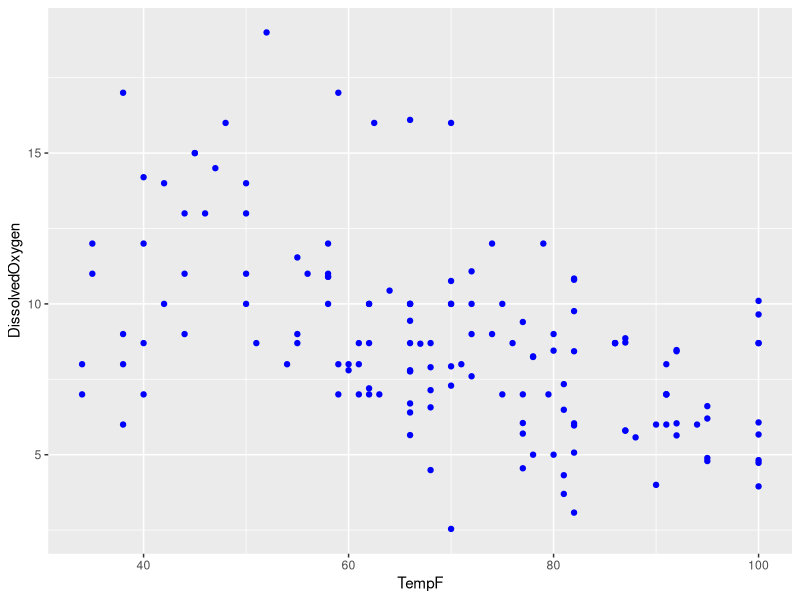
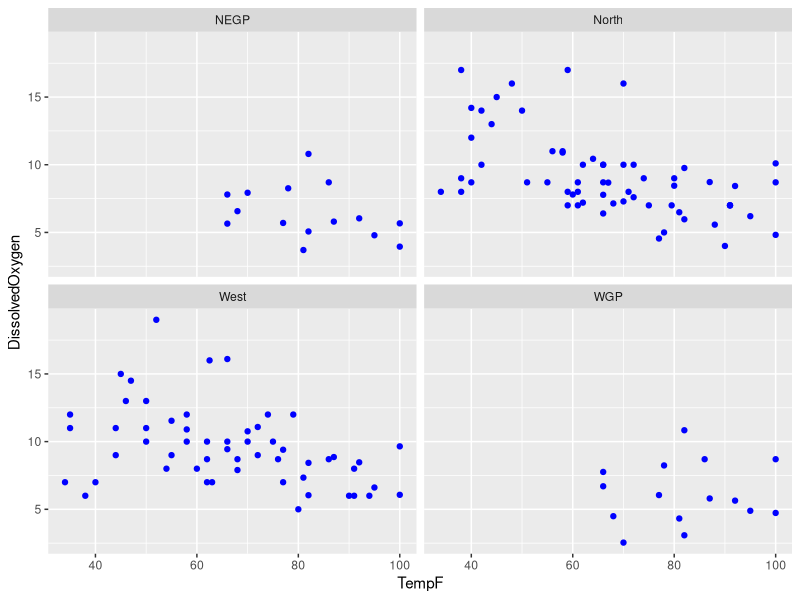
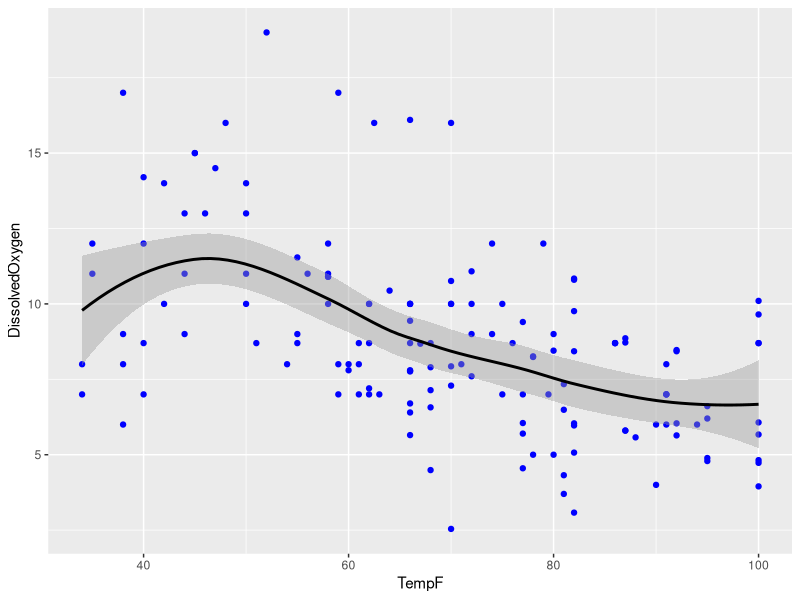
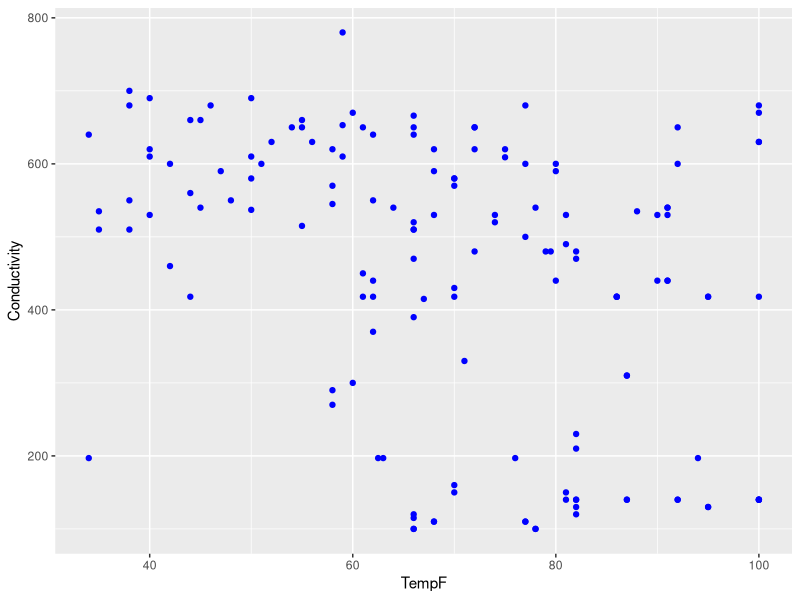
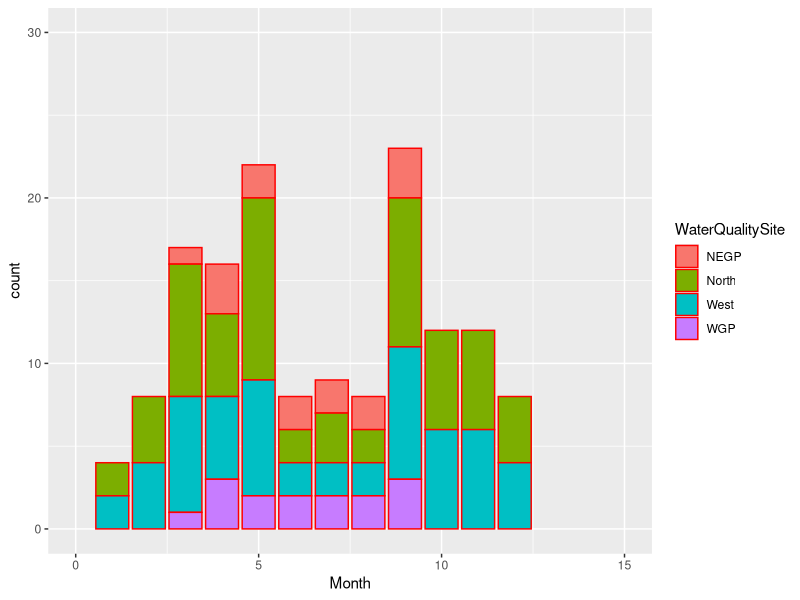

R code for these plots, in order:
library(tidyverse)
library(ggplot2)
##Cleaned dataset from 2016 to 2017
dataset <- read_csv("CleanedWaterQuality16_17.csv")

##Higher temperature should lead to lower dissolved oxygen
ggplot(dataset)+ geom_point(aes(x = TempF, y = DissolvedOxygen), color = "blue")

##Added facets
ggplot(dataset)+ geom_point(aes(x = TempF, y = DissolvedOxygen), color = "blue")+ 
facet_wrap(~ WaterQualitySite, nrow = 2)

##Added a trend line
ggplot(dataset)+ geom_point(aes(x = TempF, y = DissolvedOxygen),color = "blue")+ 
geom_smooth(aes(x = TempF, y = DissolvedOxygen), color = "black")

##Temperature vs. conductivity . Higher temperature should lead to higher conductivity
ggplot(dataset)+ geom_point(aes(x = TempF, y = Conductivity), color = "blue")

##The numbers of observations from all sites during 2016 and 2017
ggplot(dataset) + geom_bar(mapping=aes(x=Month, fill = WaterQualitySite),color="red")+ 
scale_x_continuous(limits=c(0,15))+ scale_y_continuous( limits=c(0, 30))
